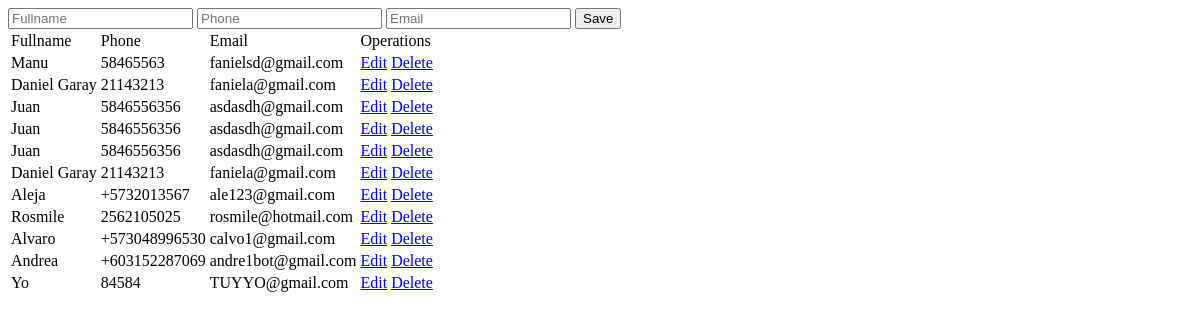
Before: / with the older database file.
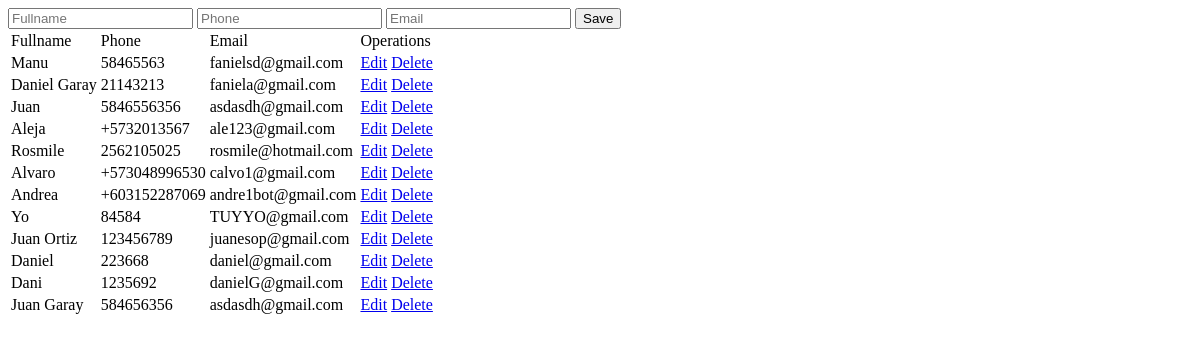
After: the same page with the newer database file.
### tables this page shows
CREATE TABLE "contacts" (
	"id"	INTEGER,
	"fullname"	TEXT CHECK(fullname GLOB '[A-Z]*'),
	"phone"	TEXT CHECK(phone GLOB '+[0-9]*' OR phone GLOB '[0-9]*'),
	"email"	TEXT CHECK(email LIKE '%@gmail.com' OR email LIKE '%@hotmail.com'),
	PRIMARY KEY("id" AUTOINCREMENT)
);

### app.py (the view)
@app.route('/')
def index():
    conn = get_db_connection()
    cur = conn.cursor()
    cur.execute("""
                SELECT * FROM contacts
                """)
    data = cur.fetchall()
    return render_template('index.html', contacts = data)

### app.py (called while the page is built)
def get_db_connection():
    conn = sqlite3.connect (app.config['DATABASE'])
    conn.row_factory = sqlite3.Row
    return conn

### templates/index.html (shortened to what this page needs)
<!DOCTYPE html>
<html lang="en">
<head>
</head>
<body>
    <form action="/add_contact" method="post">
        <input type="text" name="fullname" placeholder="Fullname">
        <input type="text" name="phone" placeholder="Phone">
        <input type="text" name="email" placeholder="Email">
        <button type="submit">
            Save
        </button>
    </form>
    <table>
        <thead>
            <tr>
                <td> Fullname </td>
                <td> Phone </td>
                <td> Email </td>
                <td> Operations </td>
            </tr>
        </thead>
    <tbody>
        {% for contact in contacts %}
        <tr>
            <td>{{ contact.1 }}</td>
            <td>{{ contact.2 }}</td>
            <td>{{ contact.3 }}</td>
            <td>
                <a href="/edit/{{ contact.0 }}">Edit</a>
                <a href="/delete/{{ contact.0 }}">Delete</a>
            </td>
        </tr>
        {% endfor %}
    </tbody>
    </table>
</body>
</html>

Changed rows visible on the page:
removed contacts: fullname "Juan", phone "5846556356", email "asdasdh@gmail.com"
removed contacts: fullname "Juan", phone "5846556356", email "asdasdh@gmail.com"
removed contacts: fullname "Daniel Garay", phone "21143213", email "faniela@gmail.com"
added contacts: fullname "Juan Ortiz", phone "123456789", email "juanesop@gmail.com"
added contacts: fullname "Daniel", phone "223668", email "daniel@gmail.com"
added contacts: fullname "Dani", phone "1235692", email "danielG@gmail.com"
added contacts: fullname "Juan Garay", phone "584656356", email "asdasdh@gmail.com"
